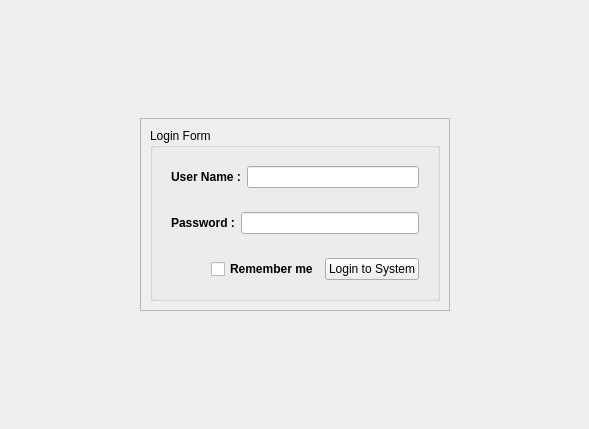
<?xml version="1.0" encoding="UTF-8"?>
<ui version="4.0">
    <class>Form</class>
    <widget class="QWidget" name="Form">
        <property name="geometry">
            <rect>
                <x>0</x>
                <y>0</y>
                <width>589</width>
                <height>429</height>
            </rect>
        </property>
        <property name="maximumSize">
            <size>
                <width>999</width>
                <height>999</height>
            </size>
        </property>
        <property name="windowTitle">
            <string>Form</string>
        </property>
        <layout class="QGridLayout" name="gridLayout">
            <item row="0" column="0">
                <spacer name="horizontalSpacer">
                    <property name="orientation">
                        <enum>Qt::Horizontal</enum>
                    </property>
                    <property name="sizeHint" stdset="0">
                        <size>
                            <width>40</width>
                            <height>20</height>
                        </size>
                    </property>
                </spacer>
            </item>
            <item row="0" column="2">
                <spacer name="horizontalSpacer_2">
                    <property name="orientation">
                        <enum>Qt::Horizontal</enum>
                    </property>
                    <property name="sizeHint" stdset="0">
                        <size>
                            <width>40</width>
                            <height>20</height>
                        </size>
                    </property>
                </spacer>
            </item>
            <item row="0" column="1">
                <widget class="QWidget" name="widget_4" native="true">
                    <layout class="QVBoxLayout" name="verticalLayout_2">
                        <item>
                            <spacer name="verticalSpacer_4">
                                <property name="orientation">
                                    <enum>Qt::Vertical</enum>
                                </property>
                                <property name="sizeHint" stdset="0">
                                    <size>
                                        <width>20</width>
                                        <height>40</height>
                                    </size>
                                </property>
                            </spacer>
                        </item>
                        <item>
                            <widget class="QFrame" name="frame">
                                <property name="frameShape">
                                    <enum>QFrame::StyledPanel</enum>
                                </property>
                                <property name="frameShadow">
                                    <enum>QFrame::Raised</enum>
                                </property>
                                <layout class="QVBoxLayout" name="verticalLayout">
                                    <item>
                                        <widget class="QGroupBox" name="groupBox">
                                            <property name="title">
                                                <string>Login Form</string>
                                            </property>
                                            <layout class="QVBoxLayout" name="verticalLayout_3">
                                                <item>
                                                    <widget class="QWidget" name="widget" native="true">
                                                        <layout class="QHBoxLayout" name="horizontalLayout_5">
                                                            <item>
                                                                <widget class="QLabel" name="label_4">
                                                                    <property name="styleSheet">
                                                                        <string notr="true">font:bold;</string>
                                                                    </property>
                                                                    <property name="text">
                                                                        <string>User Name :</string>
                                                                    </property>
                                                                </widget>
                                                            </item>
                                                            <item>
                                                                <widget class="QLineEdit" name="uname_text"/>
                                                            </item>
                                                        </layout>
                                                    </widget>
                                                </item>
                                                <item>
                                                    <widget class="QWidget" name="widget_2" native="true">
                                                        <layout class="QHBoxLayout" name="horizontalLayout_4">
                                                            <item>
                                                                <widget class="QLabel" name="label_3">
                                                                    <property name="styleSheet">
                                                                        <string notr="true">font:bold</string>
                                                                    </property>
                                                                    <property name="text">
                                                                        <string>Password :</string>
                                                                    </property>
                                                                </widget>
                                                            </item>
                                                            <item>
                                                                <widget class="QLineEdit" name="password_text">
                                                                    <property name="echoMode">
                                                                        <enum>QLineEdit::Password</enum>
                                                                    </property>
                                                                </widget>
                                                            </item>
                                                        </layout>
                                                    </widget>
                                                </item>
                                                <item>
                                                    <widget class="QWidget" name="widget_3" native="true">
                                                        <layout class="QHBoxLayout" name="horizontalLayout_6">
                                                            <item>
                                                                <spacer name="horizontalSpacer_3">
                                                                    <property name="orientation">
                                                                        <enum>Qt::Horizontal</enum>
                                                                    </property>
                                                                    <property name="sizeHint" stdset="0">
                                                                        <size>
                                                                            <width>40</width>
                                                                            <height>20</height>
                                                                        </size>
                                                                    </property>
                                                                </spacer>
                                                            </item>
                                                            <item>
                                                                <widget class="QCheckBox" name="remember_checkbox">
                                                                    <property name="styleSheet">
                                                                        <string notr="true">font:bold</string>
                                                                    </property>
                                                                    <property name="text">
                                                                        <string>Remember me</string>
                                                                    </property>
                                                                </widget>
                                                            </item>
                                                            <item>
                                                                <widget class="QPushButton" name="start_button">
                                                                    <property name="text">
                                                                        <string>Login to System</string>
                                                                    </property>
                                                                </widget>
                                                            </item>
                                                        </layout>
                                                    </widget>
                                                </item>
                                            </layout>
                                        </widget>
                                    </item>
                                </layout>
                            </widget>
                        </item>
                        <item>
                            <spacer name="verticalSpacer_3">
                                <property name="orientation">
                                    <enum>Qt::Vertical</enum>
                                </property>
                                <property name="sizeHint" stdset="0">
                                    <size>
                                        <width>20</width>
                                        <height>40</height>
                                    </size>
                                </property>
                            </spacer>
                        </item>
                    </layout>
                </widget>
            </item>
        </layout>
    </widget>
    <resources/>
    <connections/>
</ui>
